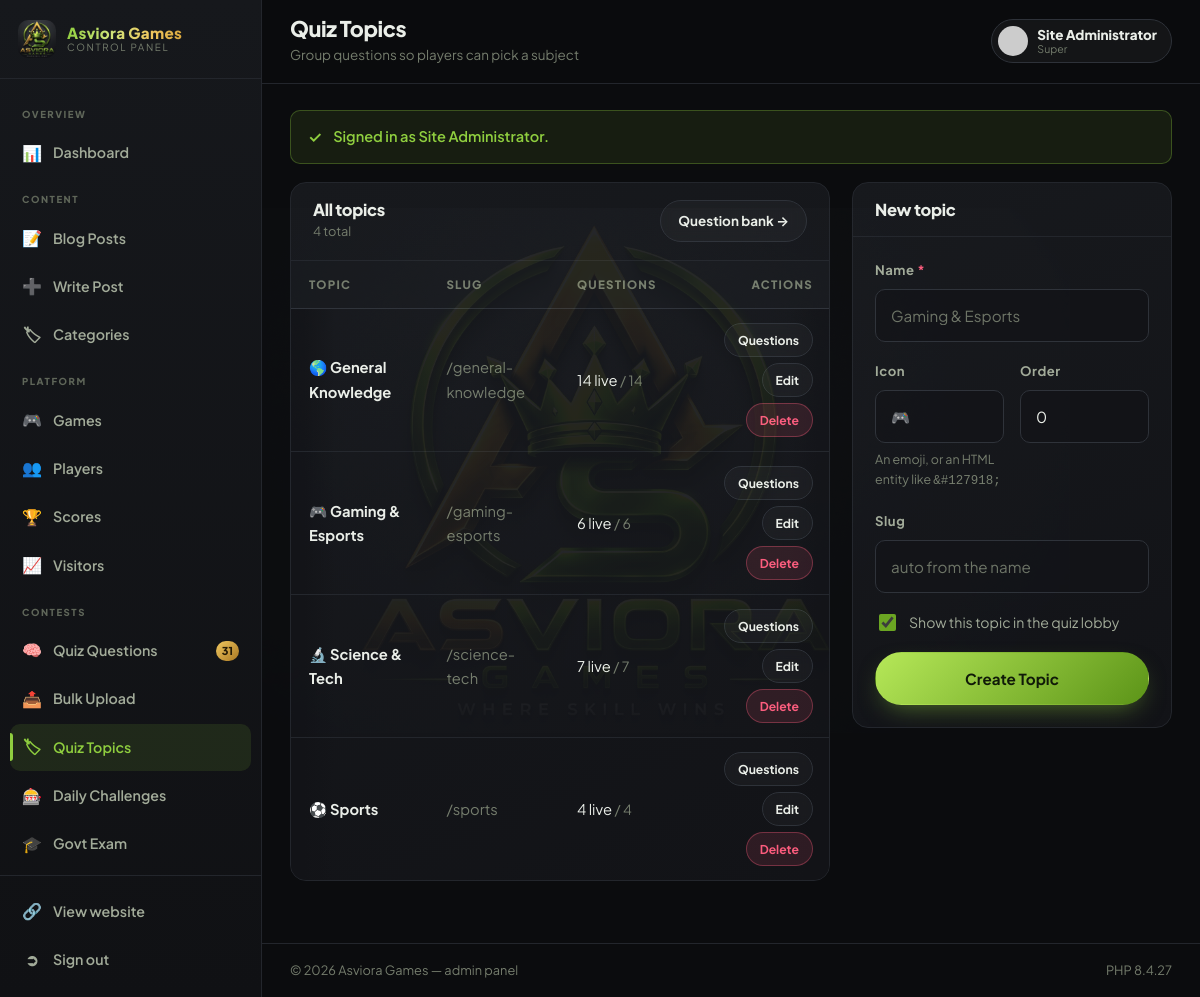
/admin/quiz-categories.php (signed in), run on the app's committed database.
### tables this page shows
CREATE TABLE `quiz_categories` (
  `id`         INT UNSIGNED NOT NULL AUTO_INCREMENT,
  `name`       VARCHAR(80)  NOT NULL,
  `slug`       VARCHAR(80)  NOT NULL,
  `icon`       VARCHAR(20)  DEFAULT NULL,
  `is_active`  TINYINT(1)   NOT NULL DEFAULT 1,
  `sort_order` INT          NOT NULL DEFAULT 0,
  `created_at` TIMESTAMP    NOT NULL DEFAULT CURRENT_TIMESTAMP,
  PRIMARY KEY (`id`),
  UNIQUE KEY `uq_qcat_slug` (`slug`)
);

### includes/db.php (called while the page is built, shortened)
<?php
function db(): PDO
{
    static $pdo = null;
    if ($pdo instanceof PDO) {
        return $pdo;
    }
    $dsn = 'mysql:host=' . DB_HOST . ';dbname=' . DB_NAME . ';charset=' . DB_CHARSET;
    try {
        $pdo = new PDO($dsn, DB_USER, DB_PASS, [
            PDO::ATTR_ERRMODE            => PDO::ERRMODE_EXCEPTION,
            PDO::ATTR_DEFAULT_FETCH_MODE => PDO::FETCH_ASSOC,
            PDO::ATTR_EMULATE_PREPARES   => false,
        ]);
        try {
            $offset = (new DateTime('now', new DateTimeZone(date_default_timezone_get())))
                        ->format('P');
            $pdo->exec("SET time_zone = '" . $offset . "'");
        } catch (Throwable $e) {
        }
    } catch (PDOException $e) {
        http_response_code(500);
        $msg = DEBUG_MODE ? htmlspecialchars($e->getMessage()) : 'Database connection failed.';
        echo '<div style="font:15px/1.6 system-ui,sans-serif;max-width:640px;margin:60px auto;'
           . 'padding:28px;background:#121729;color:#e9eefc;border:1px solid #262f4d;border-radius:14px">'
           . '<h2 style="margin:0 0 12px;color:#8fce3f">Database not reachable</h2>'
           . '<p style="color:#9aa4b2">' . $msg . '</p>'
           . '<p style="color:#9aa4b2">Import <code>config/database.sql</code> and check the '
           . 'credentials in <code>config/config.php</code>.</p></div>';
        exit;
    }
    return $pdo;
}
function q(string $sql, array $params = []): PDOStatement
{
    $st = db()->prepare($sql);
    $st->execute($params);
    return $st;
}
function fetch_one(string $sql, array $params = []): ?array
{
    $row = q($sql, $params)->fetch();
    return $row === false ? null : $row;
}
function fetch_all(string $sql, array $params = []): array
{
    return q($sql, $params)->fetchAll();
}
function fetch_col(string $sql, array $params = [], $default = null)
{
    $v = q($sql, $params)->fetchColumn();
    return $v === false ? $default : $v;
}

### includes/migrate.php (called while the page is built, shortened)
<?php
function run_pending_migrations(): array
{
    $applied = [];
    try {
        $current = (int) setting('schema_version', '0');
    } catch (Throwable $e) {
        return $applied;
    }
    $lock = fopen(sys_get_temp_dir() . '/asviora_migrate.lock', 'c');
    if ($lock === false || !flock($lock, LOCK_EX | LOCK_NB)) {
        if ($lock) fclose($lock);
        return $applied;
    }
    try {
        $current = (int) (settings_all(true)['schema_version'] ?? 0);
        for ($v = $current + 1; $v <= SCHEMA_VERSION; $v++) {
            if (!isset(SCHEMA_MIGRATIONS[$v])) {
                continue;
            }
            $file = dirname(__DIR__) . '/config/' . SCHEMA_MIGRATIONS[$v];
            if (!is_readable($file)) {
                break;
            }
            set_setting('schema_version', (string) $v);
            $applied[] = SCHEMA_MIGRATIONS[$v];
        }
    } catch (Throwable $e) {
        if (DEBUG_MODE) {
            error_log('[migration] ' . $e->getMessage());
        }
    } finally {
        flock($lock, LOCK_UN);
        fclose($lock);
    }
    return $applied;
}

### config/config.php (called while the page is built, shortened)
<?php
require_once ROOT_PATH . '/includes/db.php';
require_once ROOT_PATH . '/includes/functions.php';
if (!defined('SKIP_MIGRATIONS')) {
    require_once ROOT_PATH . '/includes/migrate.php';
    run_pending_migrations();
}

### admin/includes/auth.php (called while the page is built, shortened)
<?php
require_once dirname(__DIR__, 2) . '/config/config.php';
function admin_logged_in(): bool
{
    return !empty($_SESSION['admin_id']);
}
function current_admin(): ?array
{
    static $a = null;
    static $loaded = false;
    if ($loaded) {
        return $a;
    }
    $loaded = true;
    $a = fetch_one('SELECT * FROM admins WHERE id = ? AND is_active = 1',
                   [(int) $_SESSION['admin_id']]);
    return $a;
}
function admin_url(string $path = ''): string
{
    return url('admin/' . ltrim($path, '/'));
}
function require_admin(): array
{
    $a = current_admin();
    return $a;
}
function admin_can_manage(): bool
{
    $a = current_admin();
    return $a && in_array($a['role'], ['super', 'manager'], true);
}
function admin_active(string $file): string
{
    return basename($_SERVER['SCRIPT_NAME'] ?? '') === $file ? ' active' : '';
}

### admin/quiz-categories.php (the view, shortened to what this page needs)
<?php
require_once __DIR__ . '/includes/auth.php';
$A = require_admin();
$admin_title = 'Quiz Topics';
$admin_sub   = 'Group questions so players can pick a subject';
if (!has_table('quiz_categories')) {
    flash('The quiz tables are not installed. Import config/upgrade-quiz-spin.sql first.', 'error');
    redirect('admin/index.php');
}
$editId = (int) get('edit');
$edit   = $editId ? fetch_one('SELECT * FROM quiz_categories WHERE id = ?', [$editId]) : null;
$cats = fetch_all(
    'SELECT c.*,
            (SELECT COUNT(*) FROM quiz_questions q WHERE q.category_id = c.id) AS total,
            (SELECT COUNT(*) FROM quiz_questions q
              WHERE q.category_id = c.id AND q.is_active = 1) AS live
       FROM quiz_categories c ORDER BY c.sort_order, c.name');
require __DIR__ . '/includes/layout.php';
?>
<div class="adm-form-grid">
  <div class="adm-panel">
    <div class="adm-panel-head">
      <div><h2>All topics</h2><p><?= count($cats) ?> total</p></div>
      <a href="<?= admin_url('quiz.php') ?>" class="btn btn-ghost btn-sm">Question bank &rarr;</a>
    </div>
    <div class="adm-panel-body flush">
      <?php if (!$cats): ?>
        <div class="empty"><div class="em-ico">&#127991;</div>
          <h3>No topics yet</h3><p>Create the first one on the right.</p></div>
      <?php else: ?>
        <div class="table-scroll">
          <table class="tbl" style="min-width:540px">
            <thead><tr><th>Topic</th><th>Slug</th><th>Questions</th>
                       <th style="text-align:right">Actions</th></tr></thead>
            <tbody>
              <?php foreach ($cats as $c): ?>
                <tr style="<?= $c['is_active'] ? '' : 'opacity:.5' ?>">
                  <td><strong><?= $c['icon'] ?> <?= e($c['name']) ?></strong></td>
                  <td class="text-dim">/<?= e($c['slug']) ?></td>
                  <td><?= (int) $c['live'] ?> live
                      <span class="text-dim">/ <?= (int) $c['total'] ?></span></td>
                  <td>
                    <div class="adm-actions">
                      <a href="<?= admin_url('quiz.php?cat=' . (int) $c['id']) ?>"
                         class="btn btn-ghost btn-xs">Questions</a>
                      <a href="<?= admin_url('quiz-categories.php?edit=' . (int) $c['id']) ?>"
                         class="btn btn-ghost btn-xs">Edit</a>
                      <form method="post" style="display:inline">
                        <button class="btn btn-danger btn-xs" type="submit"
                          data-confirm="Delete &quot;<?= e($c['name']) ?>&quot;? Its <?= (int) $c['total'] ?> question(s) stay, but become uncategorised.">
                          Delete</button>
                      </form>
                    </div>
                  </td>
                </tr>
              <?php endforeach; ?>
            </tbody>
          </table>
        </div>
      <?php endif; ?>
    </div>
  </div>
  <div class="adm-panel">
    <div class="adm-panel-head"><h2><?= $edit ? 'Edit topic' : 'New topic' ?></h2></div>
    <div class="adm-panel-body">
      <form method="post">
        <div class="form-group">
          <label class="form-label" for="name">Name <span class="req">*</span></label>
          <input class="form-control" id="name" name="name"
                 value="<?= e($edit['name'] ?? '') ?>" placeholder="Gaming &amp; Esports" required>
        </div>
        <div class="form-row">
          <div class="form-group">
            <label class="form-label" for="icon">Icon</label>
            <input class="form-control" id="icon" name="icon"
                   value="<?= e($edit['icon'] ?? '') ?>" placeholder="&#127918;">
            <div class="form-hint">An emoji, or an HTML entity like <code>&amp;#127918;</code></div>
          </div>
          <div class="form-group">
            <label class="form-label" for="sort_order">Order</label>
            <input class="form-control" type="number" id="sort_order" name="sort_order"
                   value="<?= (int) ($edit['sort_order'] ?? 0) ?>">
          </div>
        </div>
        <div class="form-group">
          <label class="form-label" for="slug">Slug</label>
          <input class="form-control" id="slug" name="slug"
                 value="<?= e($edit['slug'] ?? '') ?>" placeholder="auto from the name">
        </div>
        <div class="form-group">
          <label class="check">
            <input type="checkbox" name="is_active" value="1"
                   <?= (!$edit || $edit['is_active']) ? 'checked' : '' ?>>
            <span>Show this topic in the quiz lobby</span>
          </label>
        </div>
        <button class="btn btn-primary btn-block" type="submit">
          <?= $edit ? 'Save Topic' : 'Create Topic' ?></button>
      </form>
    </div>
  </div>
</div>
<?php require __DIR__ . '/includes/layout_end.php'; ?>

### admin/includes/layout.php (shortened to what this page needs)
<?php
$A    = require_admin();
$site = setting('site_name', 'Asviora Games');
$unread = (int) fetch_col('SELECT COUNT(*) FROM contact_messages WHERE is_read = 0', [], 0);
$drafts = (int) fetch_col('SELECT COUNT(*) FROM blog_posts WHERE status = "draft"', [], 0);
$menu = [
    ['group' => 'Overview', 'items' => [
        ['index.php',    '&#128202;', 'Dashboard', null],
    ]],
    ['group' => 'Content', 'items' => [
        ['blog.php',       '&#128221;', 'Blog Posts', $drafts ?: null],
        ['blog-edit.php',  '&#10133;',  'Write Post', null],
        ['categories.php', '&#127991;', 'Categories', null],
    ]],
    ['group' => 'Communication', 'items' => [
        ['messages.php',    '&#9993;',  'Messages',    $unread ?: null],
        ['subscribers.php', '&#128231;', 'Subscribers', null],
    ]],
];
if (admin_can_manage()) {
    $platformItems = [];
    $platformItems[] = ['games.php',  '&#127918;', 'Games',   null];
    $platformItems[] = ['users.php',  '&#128101;', 'Players', null];
    $platformItems[] = ['scores.php', '&#127942;', 'Scores',  null];
    if (has_table('visits')) {
        $vToday = (int) fetch_col(
            'SELECT COUNT(*) FROM visits WHERE visit_date = CURDATE()', [], 0);
        $platformItems[] = ['visitors.php', '&#128200;', 'Visitors', $vToday ?: null];
    }
    $platform = [['group' => 'Platform', 'items' => $platformItems]];
    $contest = [];
    if (has_table('quiz_questions')) {
        $liveQ = (int) fetch_col(
            'SELECT COUNT(*) FROM quiz_questions WHERE is_active = 1', [], 0);
        $contest[] = ['quiz.php',            '&#129504;', 'Quiz Questions', $liveQ ?: null];
        $contest[] = ['quiz-import.php',     '&#128228;', 'Bulk Upload',    null];
        $contest[] = ['quiz-categories.php', '&#127991;', 'Quiz Topics',    null];
    }
    if (has_table('spin_results')) {
        $contest[] = ['spin.php', '&#127920;', 'Daily Challenges', null];
    }
    if (has_table('exam_notify')) {
        $waiting = (int) fetch_col('SELECT COUNT(*) FROM exam_notify', [], 0);
        $contest[] = ['govt-exam.php', '&#127891;', 'Govt Exam', $waiting ?: null];
    }
    if ($contest) {
        $platform[] = ['group' => 'Contests', 'items' => $contest];
    }
    array_splice($menu, 2, 0, $platform);
    $system = [['settings.php', '&#9881;', 'Site Settings', null]];
    if ($A['role'] === 'super') {
        $system[] = ['admins.php', '&#128272;', 'Admin Users', null];
    }
    $menu[] = ['group' => 'System', 'items' => $system];
}
?>
<!DOCTYPE html>
<html lang="en">
<head>
<link rel="stylesheet" href="<?= asset('assets/css/style.css') ?>">
<link rel="stylesheet" href="<?= asset('assets/css/admin.css') ?>">
</head>
<body class="admin-body">
<aside class="adm-sidebar" id="admSidebar">
  <a href="<?= url('index.php') ?>" class="adm-brand" target="_blank" rel="noopener">
    <img src="<?= e(logo_icon(192)) ?>" alt="">
    <span>
      <strong><?= e($site) ?></strong>
      <em>Control panel</em>
    </span>
  </a>
  <nav class="adm-nav">
    <?php foreach ($menu as $section): ?>
      <div class="adm-group"><?= e($section['group']) ?></div>
      <?php foreach ($section['items'] as $it): ?>
        <a href="<?= admin_url($it[0]) ?>" class="adm-link<?= admin_active($it[0]) ?>">
          <span class="ico"><?= $it[1] ?></span>
          <span class="lbl"><?= e($it[2]) ?></span>
          <?php if ($it[3]): ?><span class="pill"><?= (int) $it[3] ?></span><?php endif; ?>
        </a>
      <?php endforeach; ?>
    <?php endforeach; ?>
  </nav>
  <div class="adm-foot">
    <a href="<?= url('index.php') ?>" target="_blank" rel="noopener" class="adm-link">
      <span class="ico">&#128279;</span><span class="lbl">View website</span></a>
    <a href="<?= admin_url('logout.php') ?>" class="adm-link danger">
      <span class="ico">&#10162;</span><span class="lbl">Sign out</span></a>
  </div>
</aside>
<div class="adm-main">
  <header class="adm-top">
    <div>
      <h1><?= e($admin_title ?? 'Dashboard') ?></h1>
      <?php if (!empty($admin_sub)): ?><p><?= e($admin_sub) ?></p><?php endif; ?>
    </div>
    <div class="adm-top-right">
      <div class="adm-me">
        <img src="<?= e(avatar_url(['username' => $A['name']])) ?>" alt="">
        <span>
          <strong><?= e($A['name']) ?></strong>
          <em><?= e(ucfirst($A['role'])) ?></em>
        </span>
      </div>
    </div>
  </header>
  <div class="adm-content">
    <?= render_flash() ?>

### data on the page
quiz_categories: icon "🌎", name "General Knowledge", slug "general-knowledge", live "14", total "14"
quiz_categories: icon "🎮", name "Gaming & Esports", slug "gaming-esports", live "6", total "6"
quiz_categories: icon "🔬", name "Science & Tech", slug "science-tech", live "7", total "7"
quiz_categories: icon "⚽", name "Sports", slug "sports", live "4", total "4"

### other printed values
$site "Asviora Games"
$section['group'] "OVERVIEW"
$it[1] "📊"
$it[2] "Dashboard"
$section['group'] "CONTENT"
$it[1] "📝"
$it[2] "Blog Posts"
$it[1] "➕"
$it[2] "Write Post"
$it[1] "🏷"
$it[2] "Categories"
$section['group'] "PLATFORM"
$it[1] "🎮"
$it[2] "Games"
$it[1] "👥"
